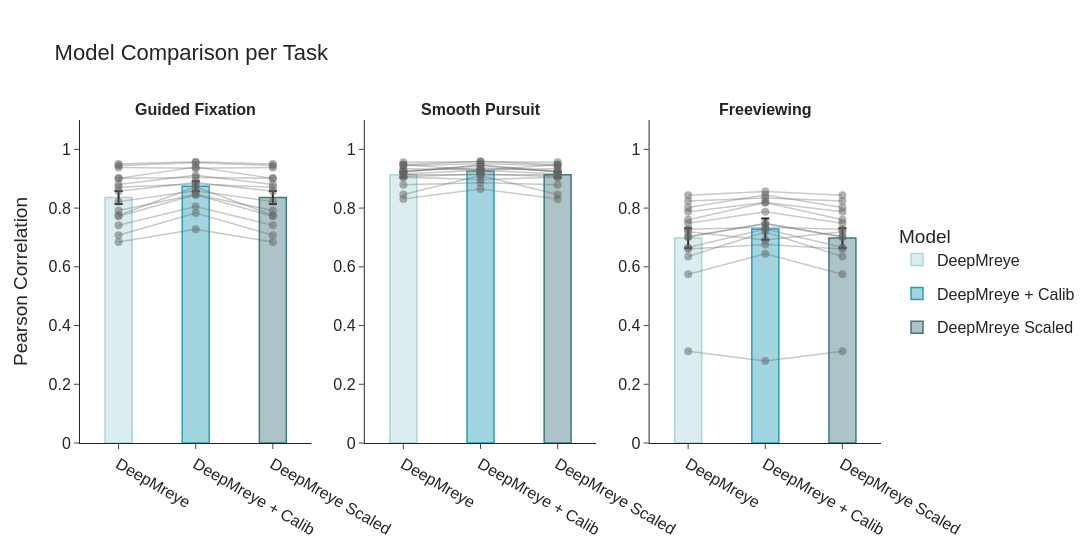

Notebook cell for this chart:
### Code cell
import plotly.graph_objects as go
from plotly.subplots import make_subplots
import numpy as np

# Define color and name mappings
model_name_map = {
    "pretrained": "DeepMreye",
    "scaled": "DeepMreye Scaled",
    "no_interpol": "DeepMreye + Calib"
}

model_keys = ["pretrained", "no_interpol", "scaled"]
model_labels = [model_name_map[m] for m in model_keys]

bar_colors = [
    'rgba(165, 209, 216, 0.4)',
    'rgba(24, 151, 178, 0.4)',
    'rgba(48, 109, 116, 0.4)'
]

task_labels = ["<b>Guided Fixation</b>", "<b>Smooth Pursuit</b>", "<b>Freeviewing</b>"]
task_names = ["fixation", "pursuit", "freeview"]

x_positions = [0, 1, 2]  # one per model
bar_width = 0.35

fig = make_subplots(
    rows=1, cols=3,
    subplot_titles=task_labels
)

shown_subjects = set()

for j, task in enumerate(task_names):
    col = j + 1

    df_plot = df_corr[
        (df_corr["task"] == task) &
        (df_corr["model"].isin(model_keys))
    ]

    df_pivot = df_plot.pivot(index="subject", columns="model", values="mean_pearson")[model_keys].dropna()

    # Add bars per model
    for k, (model_key, bar_color) in enumerate(zip(model_keys, bar_colors)):
        mean_val = df_pivot[model_key].mean()
        stderr_val = df_pivot[model_key].sem()

        fig.add_trace(go.Bar(
            x=[x_positions[k]],
            y=[mean_val],
            error_y=dict(type="data", array=[stderr_val]),
            marker_color=bar_color,
            marker_line=dict(color=bar_color.replace('0.4', '0.9'), width=1.5),
            width=bar_width,
            name=model_labels[k],
            showlegend=(j == 0),  # only show legend once
            legendgroup=model_key,
        ), row=1, col=col)

    # Add subject lines in grey with transparency
    for subject, row_data in df_pivot.iterrows():
        show_legend = subject not in shown_subjects
        shown_subjects.add(subject)

        fig.add_trace(go.Scatter(
            x=x_positions,
            y=[row_data[m] for m in model_keys],
            mode='lines+markers',
            line=dict(color='rgba(100, 100, 100, 0.35)', width=1.5),
            marker=dict(size=8, color='rgba(100, 100, 100, 0.5)'),
            name=subject,
            showlegend=False,  # remove subject legend, or set True if you want it
            legendgroup=subject,
        ), row=1, col=col)

# Layout
fig.update_layout(
    height=550,
    width=1300,
    title_text="Model Comparison per Task",
    template="simple_white",
    showlegend=True,
    font=dict(size=16, family="Arial"),
    margin=dict(t=120),
    legend=dict(
        title="Model",
        orientation="v",
        x=1.02,
        y=0.5
    )
)

# Axis formatting
for col in range(1, 4):
    fig.update_yaxes(range=[0, 1.1], title_text="Pearson Correlation" if col == 1 else "", row=1, col=col)
    fig.update_xaxes(
        tickvals=x_positions,
        ticktext=model_labels,
        row=1, col=col
    )

fig.show()
fig.write_image("/Users/sinakling/disks/meso_shared/deepmreye/derivatives/int_deepmreye/deepmreye_calibration/figures/group/corelation_plots_individualpoints.pdf")

### Figure 1 — Plotly figure (JSON) as saved in the notebook; plotly's stock layout.template omitted (floating-point values rounded to 4 significant figures)
{"data": [{"error_y": {"array": [0.02247], "type": "data"}, "legendgroup": "pretrained", "marker": {"color": "rgba(165, 209, 216, 0.4)", "line": {"color": "rgba(165, 209, 216, 0.9)", "width": 1.5}}, "name": "DeepMreye", "showlegend": true, "type": "bar", "width": 0.35, "x": [0], "xaxis": "x", "y": [0.836], "yaxis": "y"}, {"error_y": {"array": [0.01693], "type": "data"}, "legendgroup": "no_interpol", "marker": {"color": "rgba(24, 151, 178, 0.4)", "line": {"color": "rgba(24, 151, 178, 0.9)", "width": 1.5}}, "name": "DeepMreye + Calib", "showlegend": true, "type": "bar", "width": 0.35, "x": [1], "xaxis": "x", "y": [0.8742], "yaxis": "y"}, {"error_y": {"array": [0.02247], "type": "data"}, "legendgroup": "scaled", "marker": {"color": "rgba(48, 109, 116, 0.4)", "line": {"color": "rgba(48, 109, 116, 0.9)", "width": 1.5}}, "name": "DeepMreye Scaled", "showlegend": true, "type": "bar", "width": 0.35, "x": [2], "xaxis": "x", "y": [0.836], "yaxis": "y"}, {"legendgroup": "sub-02", "line": {"color": "rgba(100, 100, 100, 0.35)", "width": 1.5}, "marker": {"color": "rgba(100, 100, 100, 0.5)", "size": 8}, "mode": "lines+markers", "name": "sub-02", "showlegend": false, "type": "scatter", "x": [0, 1, 2], "xaxis": "x", "y": [0.8574, 0.8875, 0.8574], "yaxis": "y"}, {"legendgroup": "sub-03", "line": {"color": "rgba(100, 100, 100, 0.35)", "width": 1.5}, "marker": {"color": "rgba(100, 100, 100, 0.5)", "size": 8}, "mode": "lines+markers", "name": "sub-03", "showlegend": false, "type": "scatter", "x": [0, 1, 2], "xaxis": "x", "y": [0.7757, 0.8723, 0.7757], "yaxis": "y"}, {"legendgroup": "sub-04", "line": {"color": "rgba(100, 100, 100, 0.35)", "width": 1.5}, "marker": {"color": "rgba(100, 100, 100, 0.5)", "size": 8}, "mode": "lines+markers", "name": "sub-04", "showlegend": false, "type": "scatter", "x": [0, 1, 2], "xaxis": "x", "y": [0.9383, 0.9355, 0.9383], "yaxis": "y"}, {"legendgroup": "sub-05", "line": {"color": "rgba(100, 100, 100, 0.35)", "width": 1.5}, "marker": {"color": "rgba(100, 100, 100, 0.5)", "size": 8}, "mode": "lines+markers", "name": "sub-05", "showlegend": false, "type": "scatter", "x": [0, 1, 2], "xaxis": "x", "y": [0.822, 0.8593, 0.822], "yaxis": "y"}, {"legendgroup": "sub-06", "line": {"color": "rgba(100, 100, 100, 0.35)", "width": 1.5}, "marker": {"color": "rgba(100, 100, 100, 0.5)", "size": 8}, "mode": "lines+markers", "name": "sub-06", "showlegend": false, "type": "scatter", "x": [0, 1, 2], "xaxis": "x", "y": [0.9448, 0.9541, 0.9448], "yaxis": "y"}, {"legendgroup": "sub-07", "line": {"color": "rgba(100, 100, 100, 0.35)", "width": 1.5}, "marker": {"color": "rgba(100, 100, 100, 0.5)", "size": 8}, "mode": "lines+markers", "name": "sub-07", "showlegend": false, "type": "scatter", "x": [0, 1, 2], "xaxis": "x", "y": [0.6844, 0.7281, 0.6844], "yaxis": "y"}, {"legendgroup": "sub-08", "line": {"color": "rgba(100, 100, 100, 0.35)", "width": 1.5}, "marker": {"color": "rgba(100, 100, 100, 0.5)", "size": 8}, "mode": "lines+markers", "name": "sub-08", "showlegend": false, "type": "scatter", "x": [0, 1, 2], "xaxis": "x", "y": [0.7073, 0.783, 0.7073], "yaxis": "y"}, {"legendgroup": "sub-09", "line": {"color": "rgba(100, 100, 100, 0.35)", "width": 1.5}, "marker": {"color": "rgba(100, 100, 100, 0.5)", "size": 8}, "mode": "lines+markers", "name": "sub-09", "showlegend": false, "type": "scatter", "x": [0, 1, 2], "xaxis": "x", "y": [0.8713, 0.8821, 0.8713], "yaxis": "y"}, {"legendgroup": "sub-10", "line": {"color": "rgba(100, 100, 100, 0.35)", "width": 1.5}, "marker": {"color": "rgba(100, 100, 100, 0.5)", "size": 8}, "mode": "lines+markers", "name": "sub-10", "showlegend": false, "type": "scatter", "x": [0, 1, 2], "xaxis": "x", "y": [0.7412, 0.8054, 0.7412], "yaxis": "y"}, {"legendgroup": "sub-11", "line": {"color": "rgba(100, 100, 100, 0.35)", "width": 1.5}, "marker": {"color": "rgba(100, 100, 100, 0.5)", "size": 8}, "mode": "lines+markers", "name": "sub-11", "showlegend": false, "type": "scatter", "x": [0, 1, 2], "xaxis": "x", "y": [0.9019, 0.9039, 0.9019], "yaxis": "y"}, {"legendgroup": "sub-13", "line": {"color": "rgba(100, 100, 100, 0.35)", "width": 1.5}, "marker": {"color": "rgba(100, 100, 100, 0.5)", "size": 8}, "mode": "lines+markers", "name": "sub-13", "showlegend": false, "type": "scatter", "x": [0, 1, 2], "xaxis": "x", "y": [0.7921, 0.8462, 0.7921], "yaxis": "y"}, {"legendgroup": "sub-14", "line": {"color": "rgba(100, 100, 100, 0.35)", "width": 1.5}, "marker": {"color": "rgba(100, 100, 100, 0.5)", "size": 8}, "mode": "lines+markers", "name": "sub-14", "showlegend": false, "type": "scatter", "x": [0, 1, 2], "xaxis": "x", "y": [0.772, 0.8455, 0.772], "yaxis": "y"}, {"legendgroup": "sub-15", "line": {"color": "rgba(100, 100, 100, 0.35)", "width": 1.5}, "marker": {"color": "rgba(100, 100, 100, 0.5)", "size": 8}, "mode": "lines+markers", "name": "sub-15", "showlegend": false, "type": "scatter", "x": [0, 1, 2], "xaxis": "x", "y": [0.8802, 0.9117, 0.8802], "yaxis": "y"}, {"legendgroup": "sub-16", "line": {"color": "rgba(100, 100, 100, 0.35)", "width": 1.5}, "marker": {"color": "rgba(100, 100, 100, 0.5)", "size": 8}, "mode": "lines+markers", "name": "sub-16", "showlegend": false, "type": "scatter", "x": [0, 1, 2], "xaxis": "x", "y": [0.9504, 0.9575, 0.9504], "yaxis": "y"}, {"legendgroup": "sub-17", "line": {"color": "rgba(100, 100, 100, 0.35)", "width": 1.5}, "marker": {"color": "rgba(100, 100, 100, 0.5)", "size": 8}, "mode": "lines+markers", "name": "sub-17", "showlegend": false, "type": "scatter", "x": [0, 1, 2], "xaxis": "x", "y": [0.9012, 0.9402, 0.9012], "yaxis": "y"}, {"error_y": {"array": [0.009391], "type": "data"}, "legendgroup": "pretrained", "marker": {"color": "rgba(165, 209, 216, 0.4)", "line": {"color": "rgba(165, 209, 216, 0.9)", "width": 1.5}}, "name": "DeepMreye", "showlegend": false, "type": "bar", "width": 0.35, "x": [0], "xaxis": "x2", "y": [0.9135], "yaxis": "y2"}, {"error_y": {"array": [0.007006], "type": "data"}, "legendgroup": "no_interpol", "marker": {"color": "rgba(24, 151, 178, 0.4)", "line": {"color": "rgba(24, 151, 178, 0.9)", "width": 1.5}}, "name": "DeepMreye + Calib", "showlegend": false, "type": "bar", "width": 0.35, "x": [1], "xaxis": "x2", "y": [0.9251], "yaxis": "y2"}, {"error_y": {"array": [0.009391], "type": "data"}, "legendgroup": "scaled", "marker": {"color": "rgba(48, 109, 116, 0.4)", "line": {"color": "rgba(48, 109, 116, 0.9)", "width": 1.5}}, "name": "DeepMreye Scaled", "showlegend": false, "type": "bar", "width": 0.35, "x": [2], "xaxis": "x2", "y": [0.9135], "yaxis": "y2"}, {"legendgroup": "sub-02", "line": {"color": "rgba(100, 100, 100, 0.35)", "width": 1.5}, "marker": {"color": "rgba(100, 100, 100, 0.5)", "size": 8}, "mode": "lines+markers", "name": "sub-02", "showlegend": false, "type": "scatter", "x": [0, 1, 2], "xaxis": "x2", "y": [0.8461, 0.9111, 0.8461], "yaxis": "y2"}, {"legendgroup": "sub-03", "line": {"color": "rgba(100, 100, 100, 0.35)", "width": 1.5}, "marker": {"color": "rgba(100, 100, 100, 0.5)", "size": 8}, "mode": "lines+markers", "name": "sub-03", "showlegend": false, "type": "scatter", "x": [0, 1, 2], "xaxis": "x2", "y": [0.9336, 0.931, 0.9336], "yaxis": "y2"}, {"legendgroup": "sub-04", "line": {"color": "rgba(100, 100, 100, 0.35)", "width": 1.5}, "marker": {"color": "rgba(100, 100, 100, 0.5)", "size": 8}, "mode": "lines+markers", "name": "sub-04", "showlegend": false, "type": "scatter", "x": [0, 1, 2], "xaxis": "x2", "y": [0.9474, 0.9293, 0.9474], "yaxis": "y2"}, {"legendgroup": "sub-05", "line": {"color": "rgba(100, 100, 100, 0.35)", "width": 1.5}, "marker": {"color": "rgba(100, 100, 100, 0.5)", "size": 8}, "mode": "lines+markers", "name": "sub-05", "showlegend": false, "type": "scatter", "x": [0, 1, 2], "xaxis": "x2", "y": [0.8314, 0.8652, 0.8314], "yaxis": "y2"}, {"legendgroup": "sub-06", "line": {"color": "rgba(100, 100, 100, 0.35)", "width": 1.5}, "marker": {"color": "rgba(100, 100, 100, 0.5)", "size": 8}, "mode": "lines+markers", "name": "sub-06", "showlegend": false, "type": "scatter", "x": [0, 1, 2], "xaxis": "x2", "y": [0.9478, 0.9594, 0.9478], "yaxis": "y2"}, {"legendgroup": "sub-07", "line": {"color": "rgba(100, 100, 100, 0.35)", "width": 1.5}, "marker": {"color": "rgba(100, 100, 100, 0.5)", "size": 8}, "mode": "lines+markers", "name": "sub-07", "showlegend": false, "type": "scatter", "x": [0, 1, 2], "xaxis": "x2", "y": [0.9267, 0.9376, 0.9267], "yaxis": "y2"}, {"legendgroup": "sub-08", "line": {"color": "rgba(100, 100, 100, 0.35)", "width": 1.5}, "marker": {"color": "rgba(100, 100, 100, 0.5)", "size": 8}, "mode": "lines+markers", "name": "sub-08", "showlegend": false, "type": "scatter", "x": [0, 1, 2], "xaxis": "x2", "y": [0.8793, 0.8859, 0.8793], "yaxis": "y2"}, {"legendgroup": "sub-09", "line": {"color": "rgba(100, 100, 100, 0.35)", "width": 1.5}, "marker": {"color": "rgba(100, 100, 100, 0.5)", "size": 8}, "mode": "lines+markers", "name": "sub-09", "showlegend": false, "type": "scatter", "x": [0, 1, 2], "xaxis": "x2", "y": [0.9453, 0.951, 0.9453], "yaxis": "y2"}, {"legendgroup": "sub-10", "line": {"color": "rgba(100, 100, 100, 0.35)", "width": 1.5}, "marker": {"color": "rgba(100, 100, 100, 0.5)", "size": 8}, "mode": "lines+markers", "name": "sub-10", "showlegend": false, "type": "scatter", "x": [0, 1, 2], "xaxis": "x2", "y": [0.9067, 0.9162, 0.9067], "yaxis": "y2"}, {"legendgroup": "sub-11", "line": {"color": "rgba(100, 100, 100, 0.35)", "width": 1.5}, "marker": {"color": "rgba(100, 100, 100, 0.5)", "size": 8}, "mode": "lines+markers", "name": "sub-11", "showlegend": false, "type": "scatter", "x": [0, 1, 2], "xaxis": "x2", "y": [0.9052, 0.8976, 0.9052], "yaxis": "y2"}, {"legendgroup": "sub-13", "line": {"color": "rgba(100, 100, 100, 0.35)", "width": 1.5}, "marker": {"color": "rgba(100, 100, 100, 0.5)", "size": 8}, "mode": "lines+markers", "name": "sub-13", "showlegend": false, "type": "scatter", "x": [0, 1, 2], "xaxis": "x2", "y": [0.9159, 0.9288, 0.9159], "yaxis": "y2"}, {"legendgroup": "sub-14", "line": {"color": "rgba(100, 100, 100, 0.35)", "width": 1.5}, "marker": {"color": "rgba(100, 100, 100, 0.5)", "size": 8}, "mode": "lines+markers", "name": "sub-14", "showlegend": false, "type": "scatter", "x": [0, 1, 2], "xaxis": "x2", "y": [0.9221, 0.947, 0.9221], "yaxis": "y2"}, {"legendgroup": "sub-15", "line": {"color": "rgba(100, 100, 100, 0.35)", "width": 1.5}, "marker": {"color": "rgba(100, 100, 100, 0.5)", "size": 8}, "mode": "lines+markers", "name": "sub-15", "showlegend": false, "type": "scatter", "x": [0, 1, 2], "xaxis": "x2", "y": [0.9243, 0.9454, 0.9243], "yaxis": "y2"}, {"legendgroup": "sub-16", "line": {"color": "rgba(100, 100, 100, 0.35)", "width": 1.5}, "marker": {"color": "rgba(100, 100, 100, 0.5)", "size": 8}, "mode": "lines+markers", "name": "sub-16", "showlegend": false, "type": "scatter", "x": [0, 1, 2], "xaxis": "x2", "y": [0.9563, 0.9578, 0.9563], "yaxis": "y2"}, {"legendgroup": "sub-17", "line": {"color": "rgba(100, 100, 100, 0.35)", "width": 1.5}, "marker": {"color": "rgba(100, 100, 100, 0.5)", "size": 8}, "mode": "lines+markers", "name": "sub-17", "showlegend": false, "type": "scatter", "x": [0, 1, 2], "xaxis": "x2", "y": [0.9137, 0.9137, 0.9137], "yaxis": "y2"}, {"error_y": {"array": [0.0334], "type": "data"}, "legendgroup": "pretrained", "marker": {"color": "rgba(165, 209, 216, 0.4)", "line": {"color": "rgba(165, 209, 216, 0.9)", "width": 1.5}}, "name": "DeepMreye", "showlegend": false, "type": "bar", "width": 0.35, "x": [0], "xaxis": "x3", "y": [0.6978], "yaxis": "y3"}, {"error_y": {"array": [0.03617], "type": "data"}, "legendgroup": "no_interpol", "marker": {"color": "rgba(24, 151, 178, 0.4)", "line": {"color": "rgba(24, 151, 178, 0.9)", "width": 1.5}}, "name": "DeepMreye + Calib", "showlegend": false, "type": "bar", "width": 0.35, "x": [1], "xaxis": "x3", "y": [0.7287], "yaxis": "y3"}, {"error_y": {"array": [0.0334], "type": "data"}, "legendgroup": "scaled", "marker": {"color": "rgba(48, 109, 116, 0.4)", "line": {"color": "rgba(48, 109, 116, 0.9)", "width": 1.5}}, "name": "DeepMreye Scaled", "showlegend": false, "type": "bar", "width": 0.35, "x": [2], "xaxis": "x3", "y": [0.6978], "yaxis": "y3"}, {"legendgroup": "sub-02", "line": {"color": "rgba(100, 100, 100, 0.35)", "width": 1.5}, "marker": {"color": "rgba(100, 100, 100, 0.5)", "size": 8}, "mode": "lines+markers", "name": "sub-02", "showlegend": false, "type": "scatter", "x": [0, 1, 2], "xaxis": "x3", "y": [0.6354, 0.7187, 0.6354], "yaxis": "y3"}, {"legendgroup": "sub-03", "line": {"color": "rgba(100, 100, 100, 0.35)", "width": 1.5}, "marker": {"color": "rgba(100, 100, 100, 0.5)", "size": 8}, "mode": "lines+markers", "name": "sub-03", "showlegend": false, "type": "scatter", "x": [0, 1, 2], "xaxis": "x3", "y": [0.6659, 0.7287, 0.6659], "yaxis": "y3"}, {"legendgroup": "sub-04", "line": {"color": "rgba(100, 100, 100, 0.35)", "width": 1.5}, "marker": {"color": "rgba(100, 100, 100, 0.5)", "size": 8}, "mode": "lines+markers", "name": "sub-04", "showlegend": false, "type": "scatter", "x": [0, 1, 2], "xaxis": "x3", "y": [0.7282, 0.735, 0.7282], "yaxis": "y3"}, {"legendgroup": "sub-05", "line": {"color": "rgba(100, 100, 100, 0.35)", "width": 1.5}, "marker": {"color": "rgba(100, 100, 100, 0.5)", "size": 8}, "mode": "lines+markers", "name": "sub-05", "showlegend": false, "type": "scatter", "x": [0, 1, 2], "xaxis": "x3", "y": [0.7484, 0.7876, 0.7484], "yaxis": "y3"}, {"legendgroup": "sub-06", "line": {"color": "rgba(100, 100, 100, 0.35)", "width": 1.5}, "marker": {"color": "rgba(100, 100, 100, 0.5)", "size": 8}, "mode": "lines+markers", "name": "sub-06", "showlegend": false, "type": "scatter", "x": [0, 1, 2], "xaxis": "x3", "y": [0.8021, 0.8449, 0.8021], "yaxis": "y3"}, {"legendgroup": "sub-07", "line": {"color": "rgba(100, 100, 100, 0.35)", "width": 1.5}, "marker": {"color": "rgba(100, 100, 100, 0.5)", "size": 8}, "mode": "lines+markers", "name": "sub-07", "showlegend": false, "type": "scatter", "x": [0, 1, 2], "xaxis": "x3", "y": [0.6609, 0.6756, 0.6609], "yaxis": "y3"}, {"legendgroup": "sub-08", "line": {"color": "rgba(100, 100, 100, 0.35)", "width": 1.5}, "marker": {"color": "rgba(100, 100, 100, 0.5)", "size": 8}, "mode": "lines+markers", "name": "sub-08", "showlegend": false, "type": "scatter", "x": [0, 1, 2], "xaxis": "x3", "y": [0.5747, 0.6447, 0.5747], "yaxis": "y3"}, {"legendgroup": "sub-09", "line": {"color": "rgba(100, 100, 100, 0.35)", "width": 1.5}, "marker": {"color": "rgba(100, 100, 100, 0.5)", "size": 8}, "mode": "lines+markers", "name": "sub-09", "showlegend": false, "type": "scatter", "x": [0, 1, 2], "xaxis": "x3", "y": [0.8243, 0.8342, 0.8243], "yaxis": "y3"}, {"legendgroup": "sub-10", "line": {"color": "rgba(100, 100, 100, 0.35)", "width": 1.5}, "marker": {"color": "rgba(100, 100, 100, 0.5)", "size": 8}, "mode": "lines+markers", "name": "sub-10", "showlegend": false, "type": "scatter", "x": [0, 1, 2], "xaxis": "x3", "y": [0.7007, 0.7474, 0.7007], "yaxis": "y3"}, {"legendgroup": "sub-11", "line": {"color": "rgba(100, 100, 100, 0.35)", "width": 1.5}, "marker": {"color": "rgba(100, 100, 100, 0.5)", "size": 8}, "mode": "lines+markers", "name": "sub-11", "showlegend": false, "type": "scatter", "x": [0, 1, 2], "xaxis": "x3", "y": [0.7195, 0.6916, 0.7195], "yaxis": "y3"}, {"legendgroup": "sub-13", "line": {"color": "rgba(100, 100, 100, 0.35)", "width": 1.5}, "marker": {"color": "rgba(100, 100, 100, 0.5)", "size": 8}, "mode": "lines+markers", "name": "sub-13", "showlegend": false, "type": "scatter", "x": [0, 1, 2], "xaxis": "x3", "y": [0.3123, 0.2794, 0.3123], "yaxis": "y3"}, {"legendgroup": "sub-14", "line": {"color": "rgba(100, 100, 100, 0.35)", "width": 1.5}, "marker": {"color": "rgba(100, 100, 100, 0.5)", "size": 8}, "mode": "lines+markers", "name": "sub-14", "showlegend": false, "type": "scatter", "x": [0, 1, 2], "xaxis": "x3", "y": [0.7031, 0.7479, 0.7031], "yaxis": "y3"}, {"legendgroup": "sub-15", "line": {"color": "rgba(100, 100, 100, 0.35)", "width": 1.5}, "marker": {"color": "rgba(100, 100, 100, 0.5)", "size": 8}, "mode": "lines+markers", "name": "sub-15", "showlegend": false, "type": "scatter", "x": [0, 1, 2], "xaxis": "x3", "y": [0.7601, 0.8191, 0.7601], "yaxis": "y3"}, {"legendgroup": "sub-16", "line": {"color": "rgba(100, 100, 100, 0.35)", "width": 1.5}, "marker": {"color": "rgba(100, 100, 100, 0.5)", "size": 8}, "mode": "lines+markers", "name": "sub-16", "showlegend": false, "type": "scatter", "x": [0, 1, 2], "xaxis": "x3", "y": [0.844, 0.8567, 0.844], "yaxis": "y3"}, {"legendgroup": "sub-17", "line": {"color": "rgba(100, 100, 100, 0.35)", "width": 1.5}, "marker": {"color": "rgba(100, 100, 100, 0.5)", "size": 8}, "mode": "lines+markers", "name": "sub-17", "showlegend": false, "type": "scatter", "x": [0, 1, 2], "xaxis": "x3", "y": [0.7876, 0.8189, 0.7876], "yaxis": "y3"}], "layout": {"annotations": [{"font": {"size": 16}, "showarrow": false, "text": "<b>Guided Fixation</b>", "x": 0.1444, "xanchor": "center", "xref": "paper", "y": 1, "yanchor": "bottom", "yref": "paper"}, {"font": {"size": 16}, "showarrow": false, "text": "<b>Smooth Pursuit</b>", "x": 0.5, "xanchor": "center", "xref": "paper", "y": 1, "yanchor": "bottom", "yref": "paper"}, {"font": {"size": 16}, "showarrow": false, "text": "<b>Freeviewing</b>", "x": 0.8556, "xanchor": "center", "xref": "paper", "y": 1, "yanchor": "bottom", "yref": "paper"}], "font": {"family": "Arial", "size": 16}, "height": 550, "legend": {"orientation": "v", "title": {"text": "Model"}, "x": 1.02, "y": 0.5}, "margin": {"t": 120}, "showlegend": true, "title": {"text": "Model Comparison per Task"}, "width": 1300, "xaxis": {"anchor": "y", "domain": [0, 0.2889], "ticktext": ["DeepMreye", "DeepMreye + Calib", "DeepMreye Scaled"], "tickvals": [0, 1, 2]}, "xaxis2": {"anchor": "y2", "domain": [0.3556, 0.6444], "ticktext": ["DeepMreye", "DeepMreye + Calib", "DeepMreye Scaled"], "tickvals": [0, 1, 2]}, "xaxis3": {"anchor": "y3", "domain": [0.7111, 1], "ticktext": ["DeepMreye", "DeepMreye + Calib", "DeepMreye Scaled"], "tickvals": [0, 1, 2]}, "yaxis": {"anchor": "x", "domain": [0, 1], "range": [0, 1.1], "title": {"text": "Pearson Correlation"}}, "yaxis2": {"anchor": "x2", "domain": [0, 1], "range": [0, 1.1], "title": {"text": ""}}, "yaxis3": {"anchor": "x3", "domain": [0, 1], "range": [0, 1.1], "title": {"text": ""}}}}
